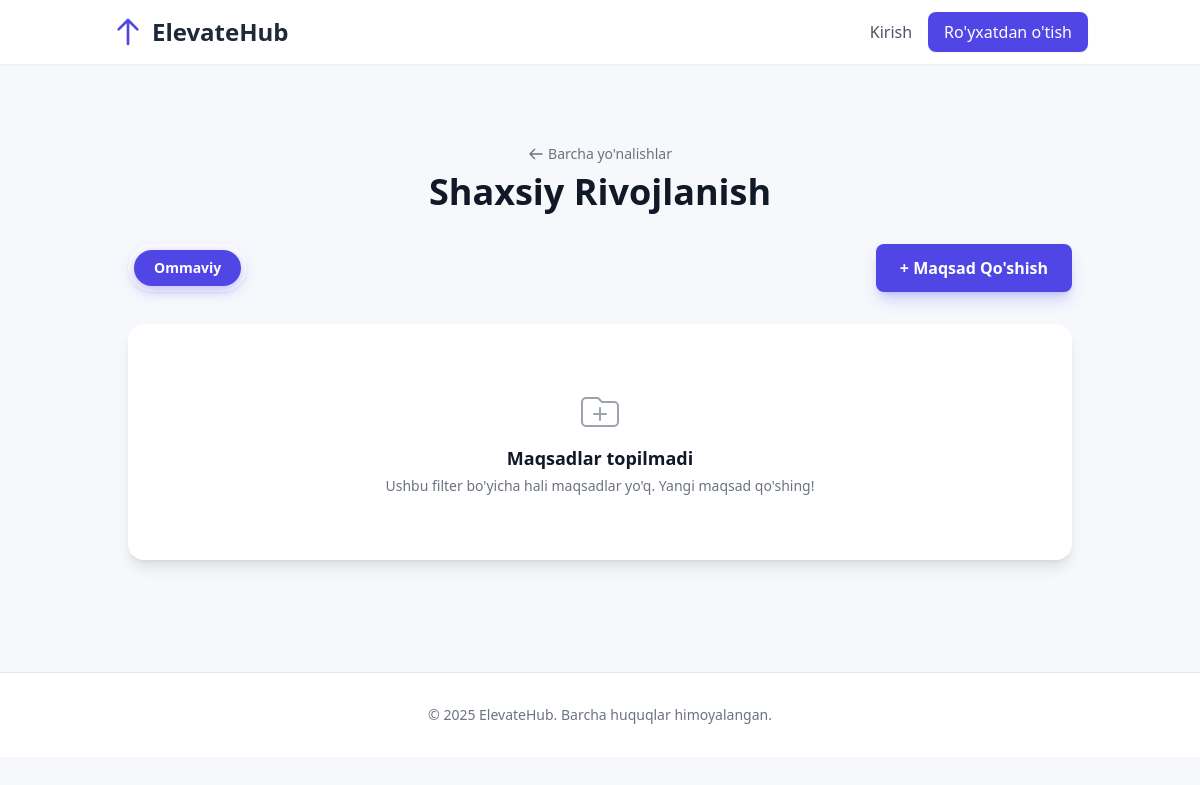
The page /category/shaxsiy-rivojlanish/ on the database as committed earlier.
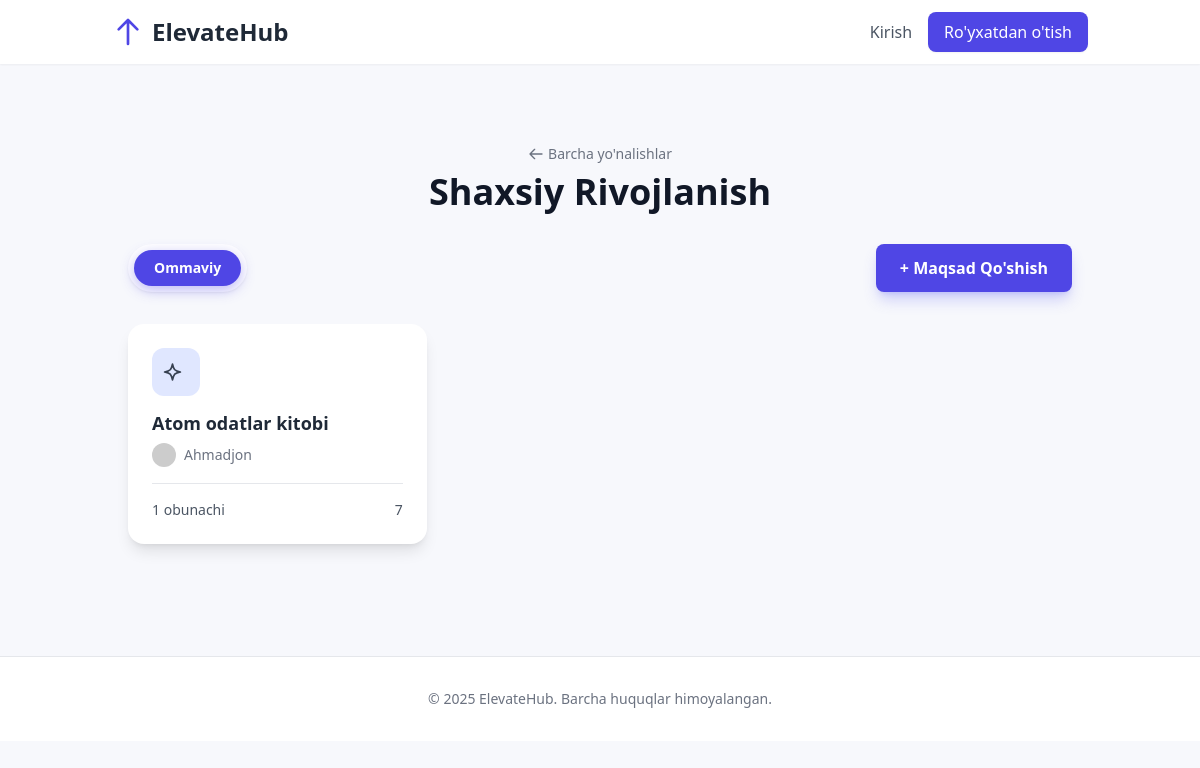
The same page on the database as committed later.
### users/models.py (models this page shows, shortened)
class GoalCategory(models.Model):
    name = models.CharField(max_length=100, unique=True, verbose_name="Nomi")
    slug = models.SlugField(max_length=120, unique=True, blank=True)
    color = models.CharField(max_length=20, default="#e0e7ff", verbose_name="Rangi")
    icon = models.CharField(max_length=50, blank=True, null=True, verbose_name="Ikona")
    class Meta:
        verbose_name = "Maqsad Yo'nalishi"
        verbose_name_plural = "Maqsad Yo'nalishlari"
        ordering = ["name"]

class Goal(models.Model):
    VISIBILITY_CHOICES = [("public", "Ommaviy"), ("private", "Shaxsiy")]
    DURATION_CHOICES = [(7, "7 kun"), (14, "14 kun"), (21, "21 kun"), (28, "28 kun")]
    title = models.CharField(max_length=200, verbose_name="Maqsad Nomi")
    description = models.TextField(verbose_name="Izoh")
    category = models.ForeignKey(
        GoalCategory,
        on_delete=models.SET_NULL,
        null=True,
        related_name="goals",
        verbose_name="Yo'nalishi",
    )
    sub_category = models.ForeignKey(
        SubCategory,
        on_delete=models.SET_NULL,
        null=True,
        blank=True,
        verbose_name="Ichki Yo'nalish",
    )
    duration = models.IntegerField(choices=DURATION_CHOICES, verbose_name="Davomiyligi")
    visibility = models.CharField(
        max_length=10,
        choices=VISIBILITY_CHOICES,
        default="public",
        verbose_name="Ko'rinishi",
    )
    phone_number = models.CharField(
        max_length=20, blank=True, verbose_name="Telefon Raqam"
    )
    telegram_username = models.CharField(
        max_length=100, blank=True, verbose_name="Telegram User"
    )
    created_by = models.ForeignKey(
        settings.AUTH_USER_MODEL, on_delete=models.CASCADE, related_name="created_goals"
    )
    created_at = models.DateTimeField(auto_now_add=True)
    subscribers = models.ManyToManyField(
        settings.AUTH_USER_MODEL, related_name="subscribed_goals", blank=True
    )
    def get_absolute_url(self):
        return reverse("goal_detail", kwargs={"pk": self.pk})

class CustomUser(AbstractUser):
    email = models.EmailField(unique=True, blank=False, null=False)
    class Meta:
        verbose_name = "User"
        verbose_name_plural = "Users"

### users/views.py (the view)
class CategoryDetailView(ListView):
    model = Goal
    template_name = "category_detail.html"  # New template
    context_object_name = "goals"
    paginate_by = 12
    def get_queryset(self):
        self.category = get_object_or_404(GoalCategory, slug=self.kwargs["slug"])
        user = self.request.user
        visibility_filter = self.request.GET.get(
            "visibility", "public"
        )  # Default to public
        queryset = Goal.objects.filter(category=self.category)
        if visibility_filter == "private":
            if user.is_authenticated:
                queryset = queryset.filter(created_by=user, visibility="private")
            else:
                queryset = queryset.none()
        elif visibility_filter == "my_goals":
            if user.is_authenticated:
                queryset = queryset.filter(created_by=user)
            else:
                queryset = queryset.none()
        else:  # Default to 'public'
            queryset = queryset.filter(visibility="public")
        return queryset.order_by("-created_at")
    def get_context_data(self, **kwargs):
        context = super().get_context_data(**kwargs)
        context["category"] = self.category
        context["active_filter"] = self.request.GET.get("visibility", "public")
        return context

### templates/category_detail.html (shortened to what this page needs)
{% extends 'base.html' %}
{% block content %}
<div class="container mx-auto py-12 px-4">
    <div class="text-center mb-8">
        <a href="{% url 'home' %}" class="text-sm text-gray-500 hover:text-indigo-600 inline-flex items-center mb-2">
             <svg class="w-4 h-4 mr-1" fill="none" viewBox="0 0 24 24" stroke-width="2" stroke="currentColor"><path stroke-linecap="round" stroke-linejoin="round" d="M10 19l-7-7m0 0l7-7m-7 7h18"></path></svg>
            Barcha yo'nalishlar
        </a>
        <h1 class="text-4xl font-extrabold text-gray-900">{{ category.name }}</h1>
    </div>
    <div class="flex flex-col sm:flex-row justify-between items-center mb-8 gap-4">
        <div class="flex items-center bg-white p-1.5 rounded-full shadow-sm">
            <a href="{% url 'category_detail' category.slug %}?visibility=public" class="filter-btn px-5 py-2 rounded-full text-sm font-semibold text-gray-600 {% if active_filter == 'public' %}active{% endif %}">
                Ommaviy
            </a>
        </div>
        <a href="{% url 'goal_create' %}" class="bg-indigo-600 text-white font-semibold px-6 py-3 rounded-lg hover:bg-indigo-700 transition-all duration-300 transform hover:scale-105 shadow-lg shadow-indigo-500/30">
            + Maqsad Qo'shish
        </a>
    </div>
    <div class="grid grid-cols-1 md:grid-cols-2 lg:grid-cols-3 xl:grid-cols-4 gap-6">
        {% for goal in goals %}
        <a href="{{ goal.get_absolute_url }}" class="goal-card block bg-white p-6 rounded-2xl shadow-lg">
            <div class="flex justify-between items-start mb-4">
                <div class="w-12 h-12 rounded-xl flex items-center justify-center" style="background-color: {{ goal.category.color|default:'#eff6ff' }};">
                </div>
            </div>
            <h3 class="font-bold text-lg text-gray-800 mb-2 leading-tight">{{ goal.title }}</h3>
            <div class="flex items-center text-sm text-gray-500">
                <img class="w-6 h-6 rounded-full object-cover mr-2" src="https://i.pravatar.cc/150?u={{ goal.created_by.username }}" alt="{{ goal.created_by.username }}">
                <span>{{ goal.created_by.first_name|default:goal.created_by.username }}</span>
            </div>
            <div class="border-t my-4"></div>
            <div class="flex justify-between items-center text-sm text-gray-600">
                <span class="font-medium">{{ goal.subscribers.count }} obunachi</span>
                <span class="font-medium">{{ goal.duration }}</span>
            </div>
        </a>
        {% empty %}
        <div class="col-span-full text-center py-16 bg-white rounded-2xl shadow-lg">
            <svg class="mx-auto h-12 w-12 text-gray-400" fill="none" viewBox="0 0 24 24" stroke="currentColor" aria-hidden="true">
              <path vector-effect="non-scaling-stroke" stroke-linecap="round" stroke-linejoin="round" stroke-width="2" d="M9 13h6m-3-3v6m-9 1V7a2 2 0 012-2h6l2 2h6a2 2 0 012 2v8a2 2 0 01-2 2H5a2 2 0 01-2-2z" />
            </svg>
            <h3 class="mt-2 text-lg font-semibold text-gray-900">Maqsadlar topilmadi</h3>
            <p class="mt-1 text-sm text-gray-500">Ushbu filter bo'yicha hali maqsadlar yo'q. Yangi maqsad qo'shing!</p>
        </div>
        {% endfor %}
    </div>
</div>
{% endblock %}

Rows that differ between the two databases and show on the page:
now on this page (row edited): Goal: title "Atom odatlar kitobi", created_by.first_name "Ahmadjon", subscribers.count "1", duration "7"
Other text that changed with them:
text no longer shown: "Maqsadlar topilmadi Ushbu filter bo'yicha hali maqsadlar yo'q. Yangi maqsad qo'shing!"
